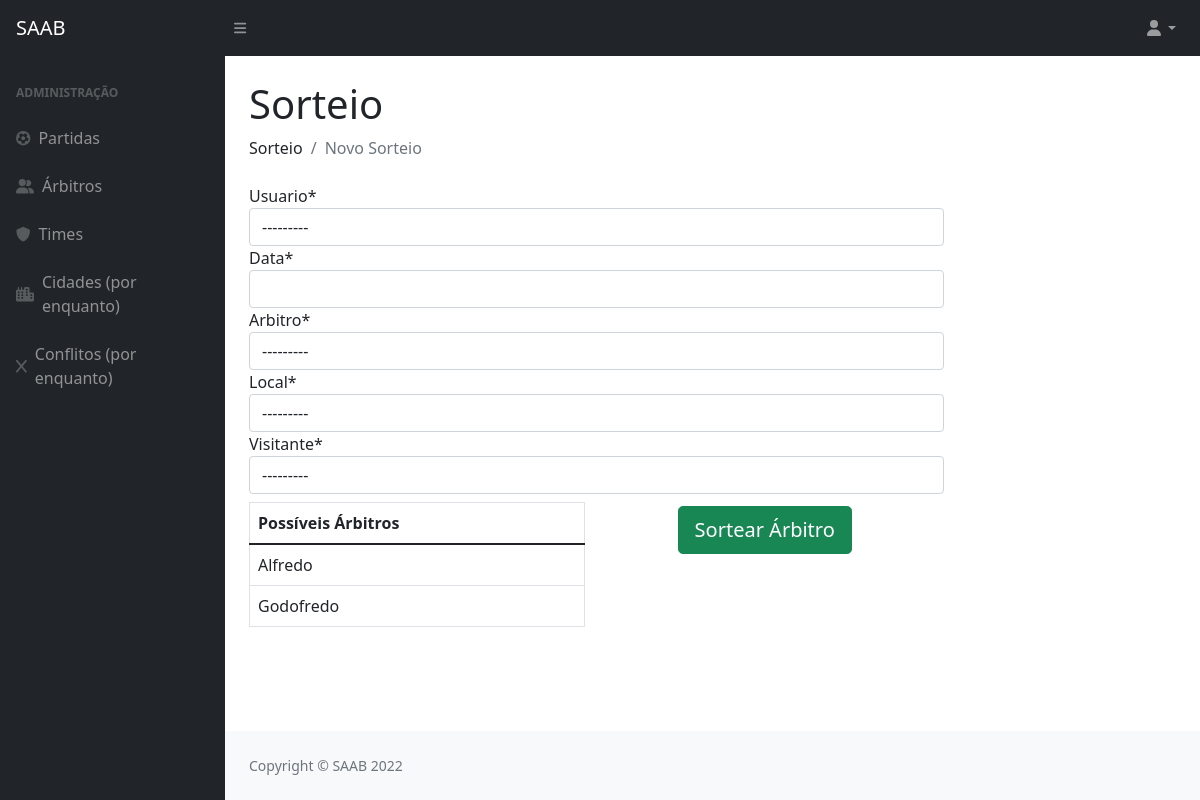
Page /sorteio/ on the earlier database version.
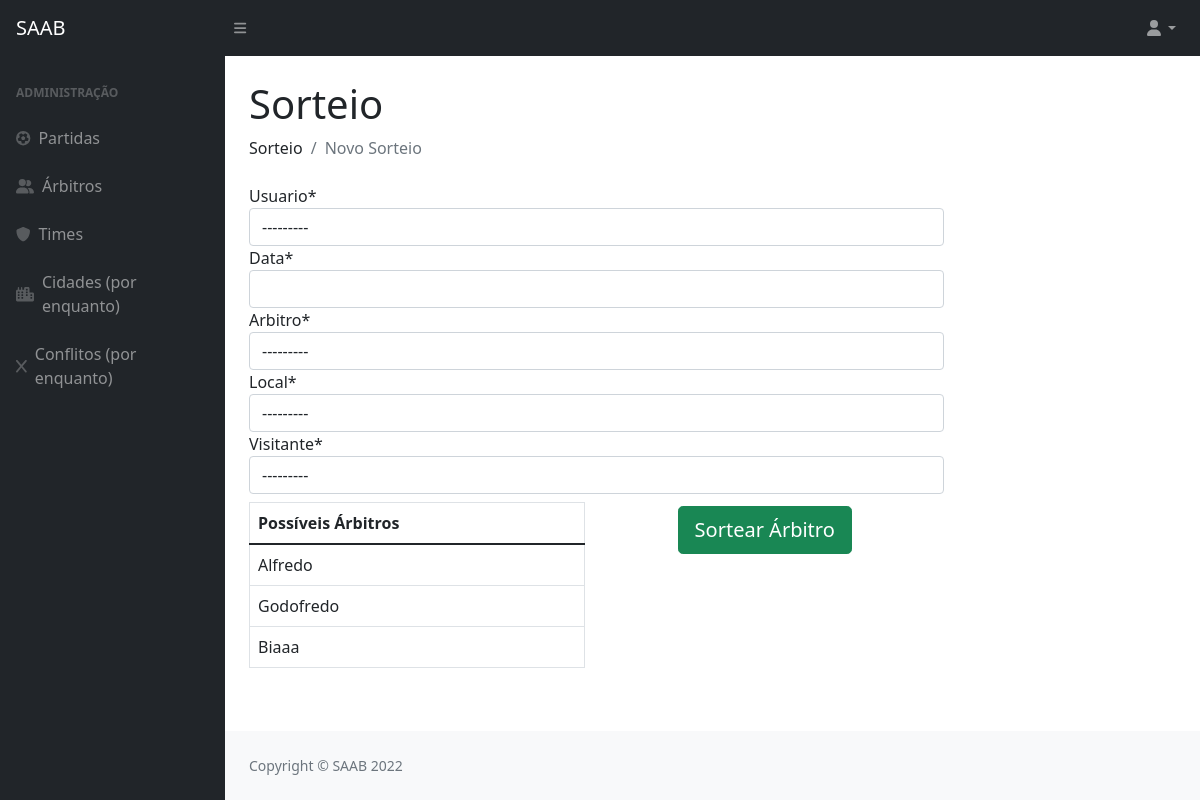
Same page on the later database version.
### privado/models.py (models this page shows)
class Arbitro(models.Model):
    codigo = models.AutoField(primary_key=True)
    datanasc = models.DateField()
    cidade = models.ForeignKey(Cidade, on_delete=models.CASCADE)
    nome = models.CharField(max_length=100)
    formafisica = models.BooleanField()
    def __str__(self):
        return (self.nome)

### privado/views.py (the view)
# urls.py: path('sorteio/', sorteio, name="url_sorteio"),
def sorteio(request):
    formPartida = PartidaForm(request.POST or None)
    arbt = Arbitro.objects.all()
    if formPartida.is_valid() :
        formPartida.save()
        return redirect("")
    pacote = {"formPartida": formPartida, "arbitros": arbt}
    return render(request, "SAAB/sorteio.html", pacote)

### privado/form.py
class PartidaForm(ModelForm):
    class Meta:
        model = Partida
        fields = ["usuario", "data", "arbitro", "local", "visitante"]

### privado/models.py (called while the page is built)
    def __str__(self):
        return (self.username)

    def __str__(self):
        return (self.nome)

### privado/templates/SAAB/sorteio.html (shortened to what this page needs)
{% extends 'SAAB/layout.html' %}
{% block conteudo %}
{% load static %}
{% load crispy_forms_tags %}
<!DOCTYPE html>
<html>
    <head>
    </head>
    <body>
        <h1 class="mt-4">Sorteio</h1>
        <ol class="breadcrumb mb-4">
            <li class="breadcrumb-item">Sorteio</li>
            <li class="breadcrumb-item active">Novo Sorteio</li>
        </ol>
        <form method="post" class="w-75">
            {{ formPartida|crispy }}
            <div class="w-100 container mt-2">
                <div class="row">
                    <table class="table table-bordered col-sm">
                        <thead>
                            <tr>
                                <th>Possíveis Árbitros</th>
                            </tr>
                        </thead>
                        {% for i in arbitros %}
                            <tr>
                                <td>{{ i.nome }}</td>
                            </tr>
                        {% endfor %}
                    </table>
                    <div class="col-sm text-center"><button type="submit" class="mt-1 btn btn-success btn-lg">Sortear Árbitro</button></div>
                </div>
            </div>
        </form>
    </body>
</html>
{% endblock %}

Differences in the rows shown:
added Arbitro: nome "Biaaa"
